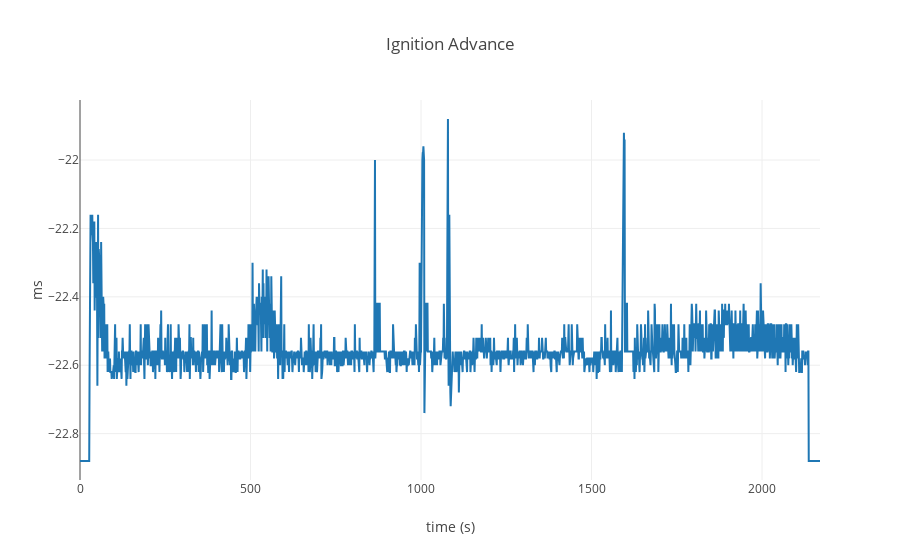

The code cell stored with this chart in its notebook:
### Markdown cell above
Shows the position of the throttle disc obtained from the MEMS ECU using the throttle potentiometer. This value should change from a low value to a high value as the throttle pedal is depressed.

### Code cell
lr.display_graph(['ignition_advance'], 'Ignition Advance', 'ms')

### Figure 1 — Plotly figure (JSON) as saved in the notebook; plotly's stock layout.template omitted (floating-point values rounded to 4 significant figures; data arrays with more than 128 entries replaced by an {"elided": "..."} marker saying what was removed)
{"data": [{"name": "ignition_advance", "type": "scatter", "uid": "842845dd-5ece-4016-bcb0-50265af65db5", "x": {"elided": "2171 int values"}, "y": {"elided": "2171 float values"}}], "layout": {"autosize": true, "title": {"text": "Ignition Advance"}, "xaxis": {"autorange": true, "range": [0, 2170], "title": {"text": "time (s)"}, "type": "linear"}, "yaxis": {"autorange": true, "range": [-22.94, -21.82], "title": {"text": "ms"}, "type": "linear"}}}
